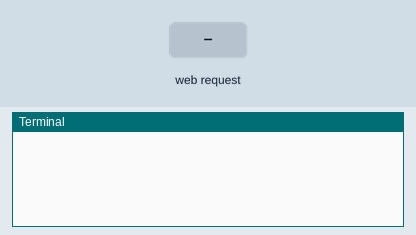
The program below on a simulated Raspberry Pi (BCM pin numbers). Parts: the last lines printed to the terminal. Inputs (shaded band) come from the test bench. The camera gives no picture and a still takes 0.5 s; the clock reads 2024-03-15 10:24:30 at power-on unless the program sets it.

Above: at 1.2 s.
1.3 s: HTTP request for / received
At 2.1 s:
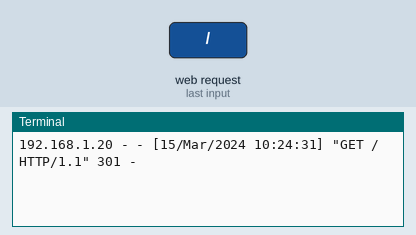
2.8 s: HTTP request for /index.html received
At 3.2 s:
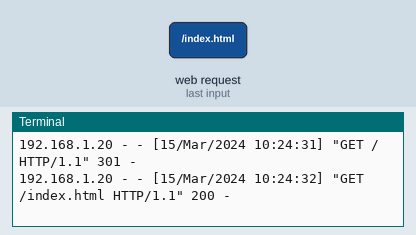
4.3 s: HTTP request for /stream.mjpg received
At 5.6 s:
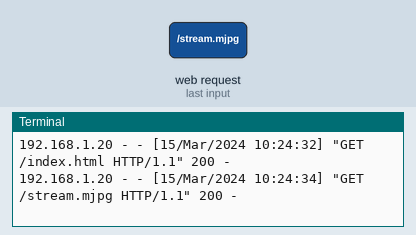

The program:

21_camera_CCTV_pic.py
```python
# Web streaming example
# Source code from the official PiCamera package
# http://picamera.readthedocs.io/en/latest/recipes2.html#web-streaming

import io
import picamera
import logging
import socketserver
from threading import Condition
from http import server

import datetime
#import random
from PIL import Image
import math, operator
from functools import reduce

prior_image = None

PAGE="""\
<html>
<head>
Raspberry Pi - Surveillance Camera
</head>
<body>
<center><img src="stream.mjpg" width="640" height="480"></center>
</body>
</html>
"""

# motion notice
def detect_motion(camera):
    global prior_image
    stream = io.BytesIO()
    camera.capture(stream, format='jpeg', use_video_port=True)
    stream.seek(0)
    if prior_image is None:
        prior_image = Image.open(stream)
        return False
    else:
        current_image = Image.open(stream)
        # Compare current_image to prior_image to detect motion. This is
        # left as an exercise for the reader!
        h1 = prior_image.histogram()
        h2 = current_image.histogram()
        samerate = math.sqrt(reduce(operator.add, map(lambda a,b: (a-b)**2, h1, h2))/len(h1))
        #result = random.randint(0, 10) == 0
        print(samerate)
        # Once motion detection is done, make the prior image the current
        prior_image = current_image
        if samerate < 1100:
            result = False
        else:
            result = True

        return result


class StreamingOutput(object):
    def __init__(self):
        self.frame = None
        self.buffer = io.BytesIO()
        self.condition = Condition()

    def write(self, buf):
        if buf.startswith(b'\xff\xd8'):
            # New frame, copy the existing buffer's content and notify all
            # clients it's available
            self.buffer.truncate()
            with self.condition:
                self.frame = self.buffer.getvalue()
                self.condition.notify_all()
            self.buffer.seek(0)
        return self.buffer.write(buf)

class StreamingHandler(server.BaseHTTPRequestHandler):
    def do_GET(self):
        if self.path == '/':
            self.send_response(301)
            self.send_header('Location', '/index.html')
            self.end_headers()
        elif self.path == '/index.html':
            content = PAGE.encode('utf-8')
            self.send_response(200)
            self.send_header('Content-Type', 'text/html')
            self.send_header('Content-Length', len(content))
            self.end_headers()
            self.wfile.write(content)
        elif self.path == '/stream.mjpg':
            self.send_response(200)
            self.send_header('Age', 0)
            self.send_header('Cache-Control', 'no-cache, private')
            self.send_header('Pragma', 'no-cache')
            self.send_header('Content-Type', 'multipart/x-mixed-replace; boundary=FRAME')
            self.end_headers()
            try:
                while True:
                    with output.condition:
                        output.condition.wait()
                        frame = output.frame
                    self.wfile.write(b'--FRAME\r\n')
                    self.send_header('Content-Type', 'image/jpeg')
                    self.send_header('Content-Length', len(frame))
                    self.end_headers()

                    if detect_motion(camera):
                        print('Motion detected!')
                        ntime = datetime.datetime.now()
                        #camera.capture('/home/pi/Pictures/' + str(ntime) + '.jpg')
                        camera.capture('./capture_cctv/' + str(ntime) + '.jpg')
                        #with io.open('/home/pi/CCTV/' + str(ntime) + '.h264', 'wb') as oput:
                        #    oput.write(frame)

                    self.wfile.write(frame)
                    self.wfile.write(b'\r\n')
            except Exception as e:
                logging.warning(
                    'Removed streaming client %s: %s',
                    self.client_address, str(e))
        else:
            self.send_error(404)
            self.end_headers()

class StreamingServer(socketserver.ThreadingMixIn, server.HTTPServer):
    allow_reuse_address = True
    daemon_threads = True

with picamera.PiCamera(resolution='640x480', framerate=24) as camera:
    output = StreamingOutput()
    #Uncomment the next line to change your Pi's Camera rotation (in degrees)
    #camera.rotation = 90
    camera.start_recording(output, format='mjpeg')
    try:
        address = ('', 8083)
        server = StreamingServer(address, StreamingHandler)
        server.serve_forever()

    finally:
        camera.stop_recording()

'''
with picamera.PiCamera() as camera:
    camera.resolution = (1280, 720)
    stream = picamera.PiCameraCircularIO(camera, seconds=10)
    camera.start_recording(stream, format='h264')
    try:
        while True:
            camera.wait_recording(0.5)
            if detect_motion(camera):
                print('Motion detected!')
                # As soon as we detect motion, split the recording to
                # record the frames "after" motion
                ntime = datetime.datetime.now()
                camera.split_recording('/home/pi/CCTV/' + str(ntime) + '.h264')
                # Write the 10 seconds "before" motion to disk as well
                write_video(stream)
                # Wait until motion is no longer detected, then split
                # recording back to the in-memory circular buffer
                while detect_motion(camera):
                    camera.wait_recording(0.5)
                print('Motion stopped!')
                camera.split_recording(stream)
    finally:
        camera.stop_recording()
'''
```

Measured:
- after the input at 1.3 s, the terminal: prints a new line at once (image 1)
- after the input at 2.8 s, the terminal: prints a new line at once (image 2)
- after the input at 4.3 s, the terminal: prints a new line at once (image 3)
